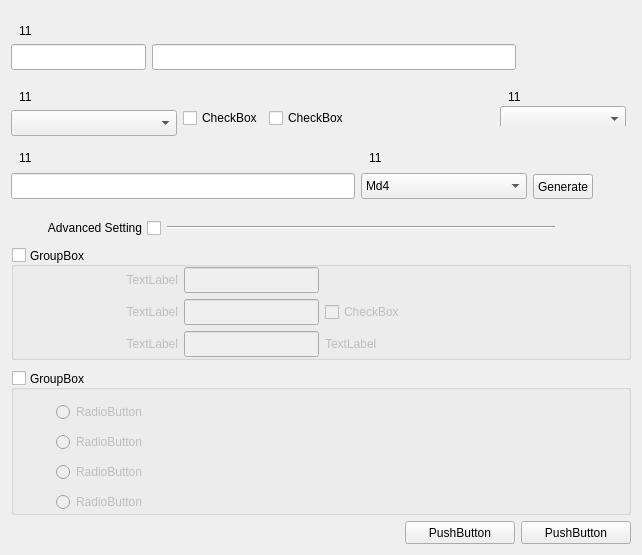
<?xml version="1.0" encoding="UTF-8"?>
<ui version="4.0">
 <class>AngKFilesImport</class>
 <widget class="QWidget" name="AngKFilesImport">
  <property name="geometry">
   <rect>
    <x>0</x>
    <y>0</y>
    <width>642</width>
    <height>525</height>
   </rect>
  </property>
  <property name="windowTitle">
   <string>AngKFilesImport</string>
  </property>
  <layout class="QHBoxLayout" name="horizontalLayout">
   <property name="spacing">
    <number>0</number>
   </property>
   <property name="leftMargin">
    <number>0</number>
   </property>
   <property name="topMargin">
    <number>0</number>
   </property>
   <property name="rightMargin">
    <number>0</number>
   </property>
   <property name="bottomMargin">
    <number>0</number>
   </property>
   <item>
    <widget class="QWidget" name="backgroundWidget" native="true">
     <layout class="QVBoxLayout" name="verticalLayout">
      <item>
       <widget class="QWidget" name="horizontalWidget_4" native="true">
        <property name="minimumSize">
         <size>
          <width>0</width>
          <height>60</height>
         </size>
        </property>
        <property name="maximumSize">
         <size>
          <width>16777215</width>
          <height>60</height>
         </size>
        </property>
        <layout class="QHBoxLayout" name="horizontalLayout_4">
         <property name="leftMargin">
          <number>0</number>
         </property>
         <property name="rightMargin">
          <number>5</number>
         </property>
         <item>
          <layout class="QVBoxLayout" name="verticalLayout_8">
           <property name="spacing">
            <number>6</number>
           </property>
           <item>
            <layout class="QHBoxLayout" name="horizontalLayout_7">
             <property name="spacing">
              <number>0</number>
             </property>
             <property name="leftMargin">
              <number>8</number>
             </property>
             <item>
              <widget class="QLabel" name="nameText">
               <property name="minimumSize">
                <size>
                 <width>0</width>
                 <height>18</height>
                </size>
               </property>
               <property name="maximumSize">
                <size>
                 <width>16777215</width>
                 <height>18</height>
                </size>
               </property>
               <property name="text">
                <string>11</string>
               </property>
              </widget>
             </item>
            </layout>
           </item>
           <item>
            <widget class="QLineEdit" name="nameLineEdit">
             <property name="minimumSize">
              <size>
               <width>135</width>
               <height>26</height>
              </size>
             </property>
             <property name="maximumSize">
              <size>
               <width>135</width>
               <height>26</height>
              </size>
             </property>
            </widget>
           </item>
          </layout>
         </item>
         <item>
          <layout class="QVBoxLayout" name="verticalLayout_9">
           <item>
            <layout class="QHBoxLayout" name="horizontalLayout_8">
             <property name="spacing">
              <number>0</number>
             </property>
             <property name="leftMargin">
              <number>8</number>
             </property>
             <item>
              <widget class="QLabel" name="fileText">
               <property name="minimumSize">
                <size>
                 <width>0</width>
                 <height>18</height>
                </size>
               </property>
               <property name="maximumSize">
                <size>
                 <width>16777215</width>
                 <height>18</height>
                </size>
               </property>
               <property name="text">
                <string/>
               </property>
              </widget>
             </item>
            </layout>
           </item>
           <item>
            <layout class="QHBoxLayout" name="horizontalLayout_16">
             <item>
              <widget class="QLineEdit" name="fileLineEdit">
               <property name="minimumSize">
                <size>
                 <width>364</width>
                 <height>26</height>
                </size>
               </property>
               <property name="maximumSize">
                <size>
                 <width>364</width>
                 <height>26</height>
                </size>
               </property>
              </widget>
             </item>
             <item>
              <widget class="QPushButton" name="fileBtn">
               <property name="minimumSize">
                <size>
                 <width>21</width>
                 <height>14</height>
                </size>
               </property>
               <property name="maximumSize">
                <size>
                 <width>21</width>
                 <height>16777215</height>
                </size>
               </property>
               <property name="text">
                <string/>
               </property>
               <property name="flat">
                <bool>true</bool>
               </property>
              </widget>
             </item>
             <item>
              <spacer name="horizontalSpacer_5">
               <property name="orientation">
                <enum>Qt::Horizontal</enum>
               </property>
               <property name="sizeHint" stdset="0">
                <size>
                 <width>40</width>
                 <height>20</height>
                </size>
               </property>
              </spacer>
             </item>
            </layout>
           </item>
          </layout>
         </item>
        </layout>
       </widget>
      </item>
      <item>
       <widget class="QWidget" name="horizontalWidget_2" native="true">
        <property name="minimumSize">
         <size>
          <width>0</width>
          <height>60</height>
         </size>
        </property>
        <property name="maximumSize">
         <size>
          <width>16777215</width>
          <height>60</height>
         </size>
        </property>
        <layout class="QHBoxLayout" name="horizontalLayout_5">
         <property name="leftMargin">
          <number>0</number>
         </property>
         <property name="rightMargin">
          <number>5</number>
         </property>
         <item>
          <layout class="QVBoxLayout" name="verticalLayout_10">
           <item>
            <layout class="QHBoxLayout" name="horizontalLayout_9">
             <property name="spacing">
              <number>0</number>
             </property>
             <property name="leftMargin">
              <number>8</number>
             </property>
             <item>
              <widget class="QLabel" name="formatText">
               <property name="minimumSize">
                <size>
                 <width>0</width>
                 <height>18</height>
                </size>
               </property>
               <property name="maximumSize">
                <size>
                 <width>16777215</width>
                 <height>18</height>
                </size>
               </property>
               <property name="text">
                <string>11</string>
               </property>
              </widget>
             </item>
            </layout>
           </item>
           <item>
            <widget class="QComboBox" name="formatComboBox">
             <property name="minimumSize">
              <size>
               <width>166</width>
               <height>26</height>
              </size>
             </property>
             <property name="maximumSize">
              <size>
               <width>166</width>
               <height>26</height>
              </size>
             </property>
            </widget>
           </item>
          </layout>
         </item>
         <item>
          <layout class="QVBoxLayout" name="verticalLayout_11">
           <item>
            <layout class="QHBoxLayout" name="horizontalLayout_10">
             <property name="spacing">
              <number>0</number>
             </property>
             <property name="leftMargin">
              <number>8</number>
             </property>
             <item>
              <widget class="QLabel" name="nullText">
               <property name="minimumSize">
                <size>
                 <width>0</width>
                 <height>18</height>
                </size>
               </property>
               <property name="maximumSize">
                <size>
                 <width>16777215</width>
                 <height>18</height>
                </size>
               </property>
               <property name="text">
                <string/>
               </property>
              </widget>
             </item>
            </layout>
           </item>
           <item>
            <layout class="QHBoxLayout" name="horizontalLayout_17">
             <item>
              <widget class="QCheckBox" name="wordAddressCheck">
               <property name="text">
                <string>CheckBox</string>
               </property>
              </widget>
             </item>
             <item>
              <widget class="QCheckBox" name="AutoFormatCheck">
               <property name="text">
                <string>CheckBox</string>
               </property>
              </widget>
             </item>
             <item>
              <spacer name="horizontalSpacer_6">
               <property name="orientation">
                <enum>Qt::Horizontal</enum>
               </property>
               <property name="sizeHint" stdset="0">
                <size>
                 <width>40</width>
                 <height>20</height>
                </size>
               </property>
              </spacer>
             </item>
            </layout>
           </item>
          </layout>
         </item>
         <item>
          <widget class="QWidget" name="fileTagWgt" native="true">
           <layout class="QVBoxLayout" name="verticalLayout_13">
            <property name="spacing">
             <number>0</number>
            </property>
            <property name="leftMargin">
             <number>0</number>
            </property>
            <property name="topMargin">
             <number>0</number>
            </property>
            <property name="rightMargin">
             <number>0</number>
            </property>
            <property name="bottomMargin">
             <number>0</number>
            </property>
            <item>
             <layout class="QHBoxLayout" name="horizontalLayout_20">
              <property name="spacing">
               <number>0</number>
              </property>
              <property name="leftMargin">
               <number>8</number>
              </property>
              <item>
               <widget class="QLabel" name="fileTagText">
                <property name="minimumSize">
                 <size>
                  <width>0</width>
                  <height>18</height>
                 </size>
                </property>
                <property name="maximumSize">
                 <size>
                  <width>16777215</width>
                  <height>18</height>
                 </size>
                </property>
                <property name="text">
                 <string>11</string>
                </property>
               </widget>
              </item>
             </layout>
            </item>
            <item>
             <widget class="QComboBox" name="fileTagComboBox">
              <property name="minimumSize">
               <size>
                <width>126</width>
                <height>26</height>
               </size>
              </property>
              <property name="maximumSize">
               <size>
                <width>126</width>
                <height>26</height>
               </size>
              </property>
             </widget>
            </item>
           </layout>
          </widget>
         </item>
        </layout>
       </widget>
      </item>
      <item>
       <widget class="QWidget" name="horizontalWidget_3" native="true">
        <property name="minimumSize">
         <size>
          <width>0</width>
          <height>60</height>
         </size>
        </property>
        <property name="maximumSize">
         <size>
          <width>16777215</width>
          <height>60</height>
         </size>
        </property>
        <layout class="QHBoxLayout" name="horizontalLayout_6">
         <property name="leftMargin">
          <number>0</number>
         </property>
         <property name="topMargin">
          <number>6</number>
         </property>
         <property name="rightMargin">
          <number>5</number>
         </property>
         <property name="bottomMargin">
          <number>3</number>
         </property>
         <item>
          <layout class="QVBoxLayout" name="verticalLayout_12">
           <item>
            <layout class="QHBoxLayout" name="horizontalLayout_11">
             <property name="spacing">
              <number>0</number>
             </property>
             <property name="leftMargin">
              <number>8</number>
             </property>
             <item>
              <widget class="QLabel" name="fileCheckText">
               <property name="minimumSize">
                <size>
                 <width>0</width>
                 <height>18</height>
                </size>
               </property>
               <property name="maximumSize">
                <size>
                 <width>16777215</width>
                 <height>18</height>
                </size>
               </property>
               <property name="text">
                <string>11</string>
               </property>
              </widget>
             </item>
            </layout>
           </item>
           <item>
            <widget class="QLineEdit" name="fileCheckTextEdit">
             <property name="minimumSize">
              <size>
               <width>344</width>
               <height>26</height>
              </size>
             </property>
             <property name="maximumSize">
              <size>
               <width>344</width>
               <height>26</height>
              </size>
             </property>
            </widget>
           </item>
          </layout>
         </item>
         <item>
          <layout class="QVBoxLayout" name="verticalLayout_14">
           <item>
            <layout class="QHBoxLayout" name="horizontalLayout_19">
             <property name="spacing">
              <number>0</number>
             </property>
             <property name="leftMargin">
              <number>8</number>
             </property>
             <item>
              <widget class="QLabel" name="HashAlgoText">
               <property name="minimumSize">
                <size>
                 <width>0</width>
                 <height>18</height>
                </size>
               </property>
               <property name="maximumSize">
                <size>
                 <width>16777215</width>
                 <height>18</height>
                </size>
               </property>
               <property name="text">
                <string>11</string>
               </property>
              </widget>
             </item>
            </layout>
           </item>
           <item>
            <widget class="QWidget" name="widget_2" native="true">
             <layout class="QHBoxLayout" name="horizontalLayout_3">
              <property name="leftMargin">
               <number>0</number>
              </property>
              <property name="topMargin">
               <number>0</number>
              </property>
              <property name="rightMargin">
               <number>0</number>
              </property>
              <property name="bottomMargin">
               <number>0</number>
              </property>
              <item>
               <widget class="QComboBox" name="HashAlgoComboBox">
                <property name="minimumSize">
                 <size>
                  <width>166</width>
                  <height>26</height>
                 </size>
                </property>
                <property name="maximumSize">
                 <size>
                  <width>166</width>
                  <height>26</height>
                 </size>
                </property>
                <property name="currentIndex">
                 <number>0</number>
                </property>
                <item>
                 <property name="text">
                  <string>Md4</string>
                 </property>
                </item>
                <item>
                 <property name="text">
                  <string>Md5</string>
                 </property>
                </item>
                <item>
                 <property name="text">
                  <string>Sha1</string>
                 </property>
                </item>
                <item>
                 <property name="text">
                  <string>Sha224</string>
                 </property>
                </item>
                <item>
                 <property name="text">
                  <string>Sha256</string>
                 </property>
                </item>
                <item>
                 <property name="text">
                  <string>Sha384</string>
                 </property>
                </item>
                <item>
                 <property name="text">
                  <string>Sha512</string>
                 </property>
                </item>
                <item>
                 <property name="text">
                  <string>Keccak_224</string>
                 </property>
                </item>
                <item>
                 <property name="text">
                  <string>Keccak_256</string>
                 </property>
                </item>
                <item>
                 <property name="text">
                  <string>Keccak_384</string>
                 </property>
                </item>
                <item>
                 <property name="text">
                  <string>Keccak_512</string>
                 </property>
                </item>
                <item>
                 <property name="text">
                  <string>Sha3_224</string>
                 </property>
                </item>
                <item>
                 <property name="text">
                  <string>Sha3_256</string>
                 </property>
                </item>
                <item>
                 <property name="text">
                  <string>Sha3_384</string>
                 </property>
                </item>
                <item>
                 <property name="text">
                  <string>Sha3_512</string>
                 </property>
                </item>
               </widget>
              </item>
              <item>
               <widget class="QPushButton" name="HashButton">
                <property name="minimumSize">
                 <size>
                  <width>60</width>
                  <height>25</height>
                 </size>
                </property>
                <property name="maximumSize">
                 <size>
                  <width>60</width>
                  <height>25</height>
                 </size>
                </property>
                <property name="text">
                 <string>Generate</string>
                </property>
               </widget>
              </item>
             </layout>
            </widget>
           </item>
          </layout>
         </item>
         <item>
          <spacer name="horizontalSpacer_8">
           <property name="orientation">
            <enum>Qt::Horizontal</enum>
           </property>
           <property name="sizeHint" stdset="0">
            <size>
             <width>40</width>
             <height>20</height>
            </size>
           </property>
          </spacer>
         </item>
        </layout>
       </widget>
      </item>
      <item>
       <widget class="QWidget" name="settingGroup" native="true">
        <property name="layoutDirection">
         <enum>Qt::RightToLeft</enum>
        </property>
        <layout class="QVBoxLayout" name="verticalLayout_2">
         <property name="spacing">
          <number>10</number>
         </property>
         <property name="leftMargin">
          <number>0</number>
         </property>
         <property name="topMargin">
          <number>10</number>
         </property>
         <property name="rightMargin">
          <number>0</number>
         </property>
         <property name="bottomMargin">
          <number>0</number>
         </property>
         <item>
          <widget class="QWidget" name="widget" native="true">
           <property name="minimumSize">
            <size>
             <width>0</width>
             <height>18</height>
            </size>
           </property>
           <property name="maximumSize">
            <size>
             <width>16777215</width>
             <height>18</height>
            </size>
           </property>
           <layout class="QHBoxLayout" name="horizontalLayout_15">
            <property name="leftMargin">
             <number>0</number>
            </property>
            <property name="topMargin">
             <number>0</number>
            </property>
            <property name="rightMargin">
             <number>0</number>
            </property>
            <property name="bottomMargin">
             <number>0</number>
            </property>
            <item>
             <spacer name="horizontalSpacer_7">
              <property name="orientation">
               <enum>Qt::Horizontal</enum>
              </property>
              <property name="sizeHint" stdset="0">
               <size>
                <width>40</width>
                <height>20</height>
               </size>
              </property>
             </spacer>
            </item>
            <item>
             <widget class="Line" name="line">
              <property name="minimumSize">
               <size>
                <width>388</width>
                <height>0</height>
               </size>
              </property>
              <property name="maximumSize">
               <size>
                <width>388</width>
                <height>16777215</height>
               </size>
              </property>
              <property name="orientation">
               <enum>Qt::Horizontal</enum>
              </property>
             </widget>
            </item>
            <item>
             <widget class="QCheckBox" name="settingCheck">
              <property name="minimumSize">
               <size>
                <width>150</width>
                <height>18</height>
               </size>
              </property>
              <property name="maximumSize">
               <size>
                <width>150</width>
                <height>18</height>
               </size>
              </property>
              <property name="layoutDirection">
               <enum>Qt::RightToLeft</enum>
              </property>
              <property name="text">
               <string>Advanced Setting</string>
              </property>
              <property name="checked">
               <bool>false</bool>
              </property>
             </widget>
            </item>
           </layout>
          </widget>
         </item>
         <item>
          <widget class="QGroupBox" name="addressGroup">
           <property name="layoutDirection">
            <enum>Qt::LeftToRight</enum>
           </property>
           <property name="title">
            <string>GroupBox</string>
           </property>
           <property name="alignment">
            <set>Qt::AlignLeading|Qt::AlignLeft|Qt::AlignVCenter</set>
           </property>
           <property name="checkable">
            <bool>true</bool>
           </property>
           <property name="checked">
            <bool>false</bool>
           </property>
           <layout class="QVBoxLayout" name="verticalLayout_3">
            <property name="leftMargin">
             <number>10</number>
            </property>
            <property name="topMargin">
             <number>0</number>
            </property>
            <property name="rightMargin">
             <number>0</number>
            </property>
            <property name="bottomMargin">
             <number>0</number>
            </property>
            <item>
             <layout class="QHBoxLayout" name="horizontalLayout_12">
              <item>
               <widget class="QLabel" name="fileAddrText">
                <property name="minimumSize">
                 <size>
                  <width>154</width>
                  <height>18</height>
                 </size>
                </property>
                <property name="maximumSize">
                 <size>
                  <width>154</width>
                  <height>18</height>
                 </size>
                </property>
                <property name="text">
                 <string>TextLabel</string>
                </property>
                <property name="alignment">
                 <set>Qt::AlignRight|Qt::AlignTrailing|Qt::AlignVCenter</set>
                </property>
               </widget>
              </item>
              <item>
               <widget class="QLineEdit" name="fileAddrTextEdit">
                <property name="minimumSize">
                 <size>
                  <width>135</width>
                  <height>26</height>
                 </size>
                </property>
                <property name="maximumSize">
                 <size>
                  <width>135</width>
                  <height>26</height>
                 </size>
                </property>
               </widget>
              </item>
              <item>
               <spacer name="horizontalSpacer">
                <property name="orientation">
                 <enum>Qt::Horizontal</enum>
                </property>
                <property name="sizeHint" stdset="0">
                 <size>
                  <width>40</width>
                  <height>20</height>
                 </size>
                </property>
               </spacer>
              </item>
             </layout>
            </item>
            <item>
             <layout class="QHBoxLayout" name="horizontalLayout_13">
              <item>
               <widget class="QLabel" name="bufferAddrText">
                <property name="minimumSize">
                 <size>
                  <width>154</width>
                  <height>18</height>
                 </size>
                </property>
                <property name="maximumSize">
                 <size>
                  <width>154</width>
                  <height>18</height>
                 </size>
                </property>
                <property name="text">
                 <string>TextLabel</string>
                </property>
                <property name="alignment">
                 <set>Qt::AlignRight|Qt::AlignTrailing|Qt::AlignVCenter</set>
                </property>
               </widget>
              </item>
              <item>
               <widget class="QLineEdit" name="bufferAddrEdit">
                <property name="minimumSize">
                 <size>
                  <width>135</width>
                  <height>26</height>
                 </size>
                </property>
                <property name="maximumSize">
                 <size>
                  <width>135</width>
                  <height>26</height>
                 </size>
                </property>
               </widget>
              </item>
              <item>
               <widget class="QCheckBox" name="bufferAddrCheck">
                <property name="minimumSize">
                 <size>
                  <width>166</width>
                  <height>18</height>
                 </size>
                </property>
                <property name="maximumSize">
                 <size>
                  <width>16777215</width>
                  <height>18</height>
                 </size>
                </property>
                <property name="layoutDirection">
                 <enum>Qt::LeftToRight</enum>
                </property>
                <property name="text">
                 <string>CheckBox</string>
                </property>
               </widget>
              </item>
              <item>
               <spacer name="horizontalSpacer_2">
                <property name="orientation">
                 <enum>Qt::Horizontal</enum>
                </property>
                <property name="sizeHint" stdset="0">
                 <size>
                  <width>40</width>
                  <height>20</height>
                 </size>
                </property>
               </spacer>
              </item>
             </layout>
            </item>
            <item>
             <layout class="QHBoxLayout" name="horizontalLayout_14">
              <item>
               <widget class="QLabel" name="lengthText">
                <property name="minimumSize">
                 <size>
                  <width>154</width>
                  <height>18</height>
                 </size>
                </property>
                <property name="maximumSize">
                 <size>
                  <width>154</width>
                  <height>18</height>
                 </size>
                </property>
                <property name="text">
                 <string>TextLabel</string>
                </property>
                <property name="alignment">
                 <set>Qt::AlignRight|Qt::AlignTrailing|Qt::AlignVCenter</set>
                </property>
               </widget>
              </item>
              <item>
               <widget class="QLineEdit" name="lengthEdit">
                <property name="minimumSize">
                 <size>
                  <width>135</width>
                  <height>26</height>
                 </size>
                </property>
                <property name="maximumSize">
                 <size>
                  <width>135</width>
                  <height>26</height>
                 </size>
                </property>
               </widget>
              </item>
              <item>
               <widget class="QLabel" name="lengthTip">
                <property name="minimumSize">
                 <size>
                  <width>166</width>
                  <height>18</height>
                 </size>
                </property>
                <property name="maximumSize">
                 <size>
                  <width>16777215</width>
                  <height>18</height>
                 </size>
                </property>
                <property name="text">
                 <string>TextLabel</string>
                </property>
               </widget>
              </item>
              <item>
               <spacer name="horizontalSpacer_3">
                <property name="orientation">
                 <enum>Qt::Horizontal</enum>
                </property>
                <property name="sizeHint" stdset="0">
                 <size>
                  <width>40</width>
                  <height>20</height>
                 </size>
                </property>
               </spacer>
              </item>
             </layout>
            </item>
           </layout>
          </widget>
         </item>
         <item>
          <widget class="QGroupBox" name="swapGroup">
           <property name="layoutDirection">
            <enum>Qt::LeftToRight</enum>
           </property>
           <property name="title">
            <string>GroupBox</string>
           </property>
           <property name="alignment">
            <set>Qt::AlignLeading|Qt::AlignLeft|Qt::AlignVCenter</set>
           </property>
           <property name="checkable">
            <bool>true</bool>
           </property>
           <property name="checked">
            <bool>false</bool>
           </property>
           <layout class="QVBoxLayout" name="verticalLayout_4">
            <property name="spacing">
             <number>10</number>
            </property>
            <property name="leftMargin">
             <number>42</number>
            </property>
            <property name="topMargin">
             <number>12</number>
            </property>
            <property name="rightMargin">
             <number>0</number>
            </property>
            <property name="bottomMargin">
             <number>0</number>
            </property>
            <item>
             <widget class="QRadioButton" name="radioButton_1">
              <property name="layoutDirection">
               <enum>Qt::LeftToRight</enum>
              </property>
              <property name="text">
               <string>RadioButton</string>
              </property>
             </widget>
            </item>
            <item>
             <widget class="QRadioButton" name="radioButton_2">
              <property name="layoutDirection">
               <enum>Qt::LeftToRight</enum>
              </property>
              <property name="text">
               <string>RadioButton</string>
              </property>
             </widget>
            </item>
            <item>
             <widget class="QRadioButton" name="radioButton_3">
              <property name="layoutDirection">
               <enum>Qt::LeftToRight</enum>
              </property>
              <property name="text">
               <string>RadioButton</string>
              </property>
             </widget>
            </item>
            <item>
             <widget class="QRadioButton" name="radioButton_4">
              <property name="layoutDirection">
               <enum>Qt::LeftToRight</enum>
              </property>
              <property name="text">
               <string>RadioButton</string>
              </property>
             </widget>
            </item>
           </layout>
          </widget>
         </item>
        </layout>
       </widget>
      </item>
      <item>
       <widget class="QWidget" name="horizontalWidget" native="true">
        <property name="minimumSize">
         <size>
          <width>0</width>
          <height>23</height>
         </size>
        </property>
        <property name="maximumSize">
         <size>
          <width>16777215</width>
          <height>23</height>
         </size>
        </property>
        <layout class="QHBoxLayout" name="horizontalLayout_2">
         <property name="leftMargin">
          <number>0</number>
         </property>
         <property name="topMargin">
          <number>0</number>
         </property>
         <property name="rightMargin">
          <number>0</number>
         </property>
         <property name="bottomMargin">
          <number>0</number>
         </property>
         <item>
          <spacer name="horizontalSpacer_4">
           <property name="orientation">
            <enum>Qt::Horizontal</enum>
           </property>
           <property name="sizeHint" stdset="0">
            <size>
             <width>40</width>
             <height>20</height>
            </size>
           </property>
          </spacer>
         </item>
         <item>
          <widget class="QPushButton" name="addButton">
           <property name="minimumSize">
            <size>
             <width>110</width>
             <height>23</height>
            </size>
           </property>
           <property name="maximumSize">
            <size>
             <width>110</width>
             <height>23</height>
            </size>
           </property>
           <property name="text">
            <string>PushButton</string>
           </property>
          </widget>
         </item>
         <item>
          <widget class="QPushButton" name="cancelButton">
           <property name="minimumSize">
            <size>
             <width>110</width>
             <height>23</height>
            </size>
           </property>
           <property name="maximumSize">
            <size>
             <width>110</width>
             <height>23</height>
            </size>
           </property>
           <property name="text">
            <string>PushButton</string>
           </property>
          </widget>
         </item>
        </layout>
       </widget>
      </item>
     </layout>
    </widget>
   </item>
  </layout>
 </widget>
 <layoutdefault spacing="6" margin="11"/>
 <resources/>
 <connections/>
</ui>
